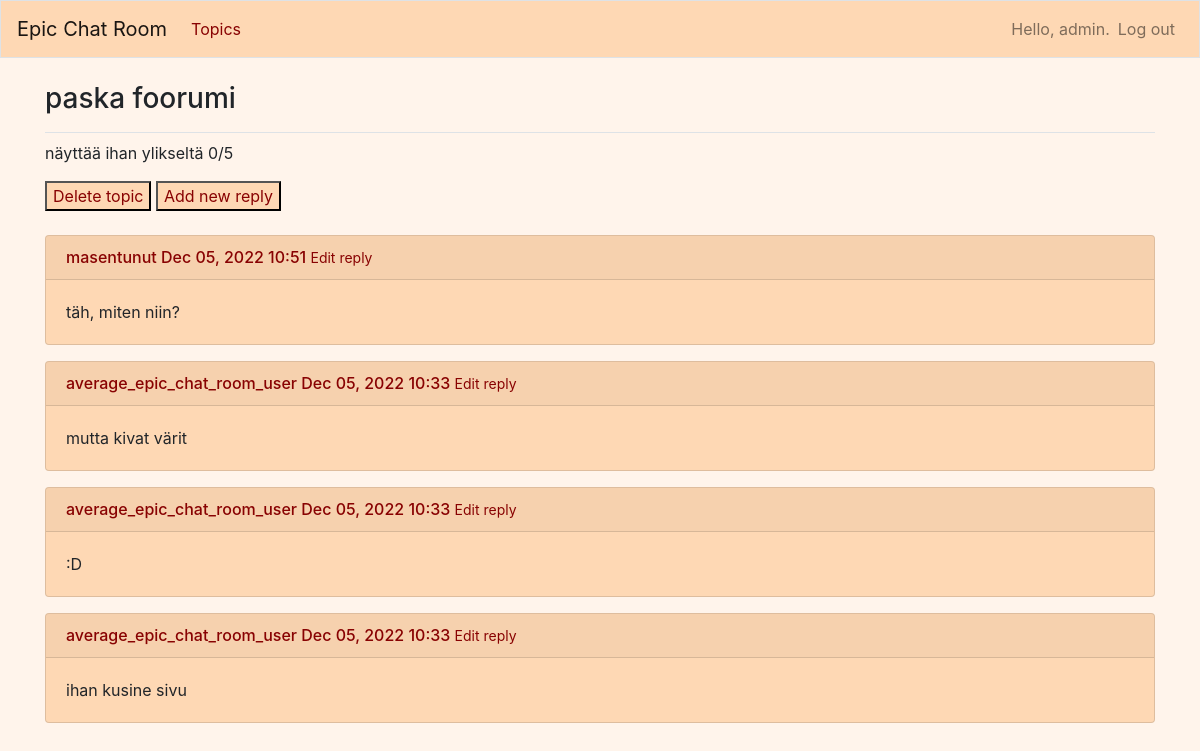
Screenshot of /topics/6/ (signed in) with the database file from the repository.
### epic_chat_room/models.py (models this page shows)
class Topic(models.Model):
    title = models.CharField(max_length=200)
    text = models.TextField()
    date_added = models.DateTimeField(auto_now_add=True)
    date_modified = models.DateTimeField(auto_now=True)
    owner = models.ForeignKey(User, on_delete=models.CASCADE)
    def __str__(self):
        return f"{self.title}"

class Reply(models.Model):
    topic = models.ForeignKey(Topic, on_delete=models.CASCADE)
    text = models.TextField()
    date_added = models.DateTimeField(auto_now_add=True)
    owner = models.ForeignKey(User, on_delete=models.CASCADE)
    class Meta:
        verbose_name_plural = 'replies'
    def __str__(self):
        return f"{self.text}"

### epic_chat_room/views.py (the view)
# urls.py: path('topics/<int:topic_id>/', views.topic, name='topic'),
def topic(request, topic_id):
    topic = Topic.objects.get(id=topic_id)
    replies = topic.reply_set.order_by('-date_added')
    context = {'topic': topic, 'replies': replies}
    return render(request, 'epic_chat_room/topic.html', context)

### epic_chat_room/templates/epic_chat_room/topic.html
{% extends "epic_chat_room/base.html" %}
{% block page_header %}
  <h3>{{ topic }}</h3>
{% endblock page_header %}
{% block content %}
  <p>
    {{topic.text}}
  </p>
  <button style="background-color:#FED8B4; -webkit-text-fill-color: #880202">
    <a href="{% url 'epic_chat_room:delete_topic' topic.id %}">Delete topic</a>
  </button>
  <button style="background-color:#FED8B4; -webkit-text-fill-color: #880202">
    <a href="{% url 'epic_chat_room:new_reply' topic.id %}">Add new reply</a>
  </button>
  <br>
  <br>
{% for reply in replies %}
  <div class="card mb-3" style="background-color:#FED8B4">
    <h4 class="card-header" style="font-size: medium; -webkit-text-fill-color: #880202"">
      {{  reply.owner }}
      {{  reply.date_added|date:'M d, Y H:i' }}
      <small><a href="{% url 'epic_chat_room:edit_reply' reply.id %}">
          Edit reply</a></small>
    </h4>
    <div class="card-body">
        {{ reply }}
      </div>
    </div>
  {% empty %}
    <li>No replies have been added yet.</li>
  {% endfor %}
{% endblock content %}

### epic_chat_room/templates/epic_chat_room/base.html (shortened to what this page needs)
{% load bootstrap4 %}
<!doctype html>
<html lang="en">
<head>
  {% bootstrap_css %}
</head>
<body style="background-color: #fff4eb">
  <nav class="navbar navbar-expand-md navbar-light mb-4 border" style="background-color:#FED8B4">
    <a class="navbar-brand" href="{% url 'epic_chat_room:index'%}">
       Epic Chat Room</a>
    <div class="collapse navbar-collapse" id="navbarCollapse">
      <ul class="navbar-nav mr-auto">
        <li class="nav-item">
          <a class="nav-link" href="{% url 'epic_chat_room:topics'%}" style="-webkit-text-fill-color: #880202">
              Topics</a></li>
      </ul>
      <ul class="navbar-nav ml-auto">
        {% if user.is_authenticated %}
          <li class="nav-item">
            <span class="navbar-text"}>Hello, {{ user.username }}.</span>
          </li>
          <li class="nav-item">
            <a class="nav-link" href="{% url 'users:logout' %}">Log out</a>
          </li>
        {% else %}
          <li class="nav-item">
            <a class="nav-link" href="{% url 'users:register' %}">Register</a>
          </li>
          <li class="nav-item">
            <a class="nav-link" href="{% url 'users:login' %}">Log in</a></li>
        {% endif %}
      </ul>
    </div>
  </nav>
<main role="main" class="container">
    <div class="pb-2 mb-2 border-bottom">
      {% block page_header %}{% endblock page_header %}
    </div>
    <div>
      {% block content %}{% endblock content %}
    </div>
  </main>
</body>
</html>

### rows the page displays
Topic: title "paska foorumi", text "näyttää ihan ylikseltä 0/5"
Reply: owner "masentunut", date_added "Dec 05, 2022 10:51", text "täh, miten niin?"
Reply: owner "average_epic_chat_room_user", date_added "Dec 05, 2022 10:33", text "mutta kivat värit"
Reply: owner "average_epic_chat_room_user", date_added "Dec 05, 2022 10:33", text ":D"
Reply: owner "average_epic_chat_room_user", date_added "Dec 05, 2022 10:33", text "ihan kusine sivu"

### other values shown
{{ user.username }} "admin"
